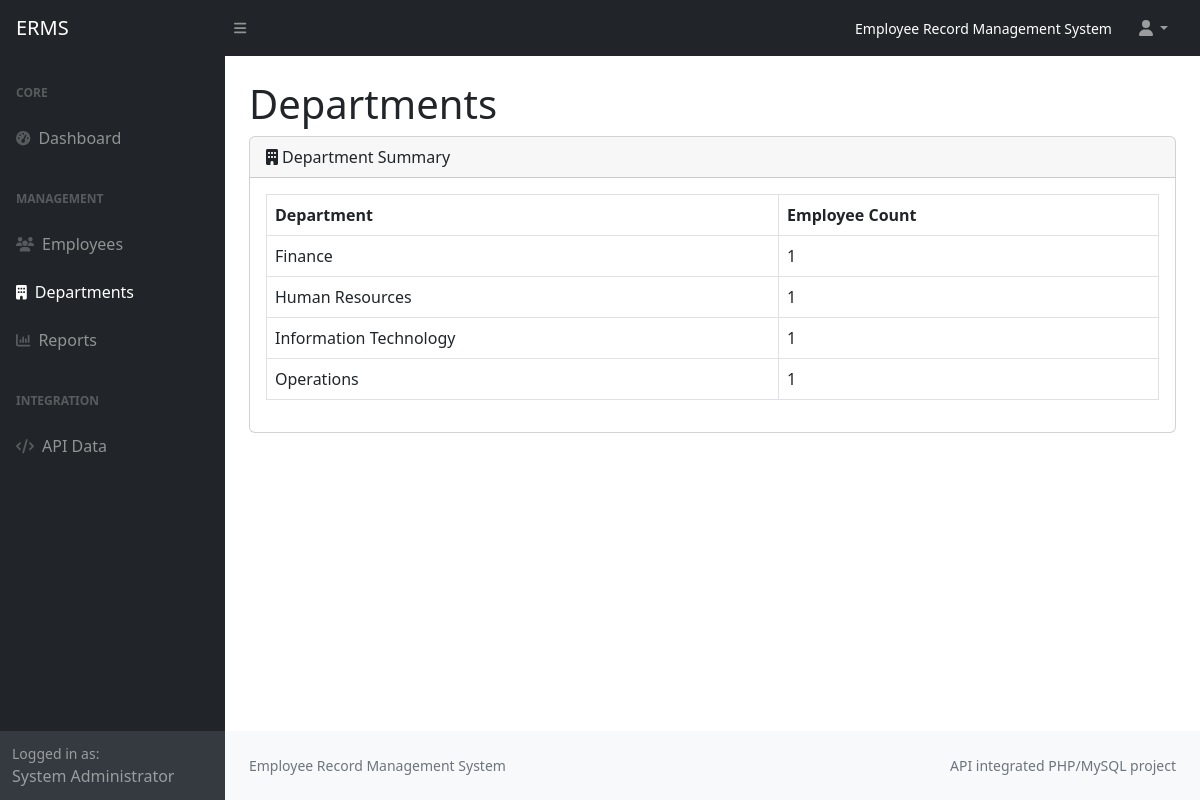
The page /departments/index.php (signed in) on the database its author committed.
### tables this page shows
CREATE TABLE departments (
    id INT AUTO_INCREMENT PRIMARY KEY,
    name VARCHAR(100) NOT NULL UNIQUE,
    created_at TIMESTAMP DEFAULT CURRENT_TIMESTAMP
);

### includes/helpers.php (called while the page is built, shortened)
<?php
function e(?string $value): string
{
    return htmlspecialchars((string) $value, ENT_QUOTES, 'UTF-8');
}
?>

### departments/index.php (the view, shortened to what this page needs)
<?php
require_once __DIR__ . '/../config/database.php';
require_once __DIR__ . '/../includes/helpers.php';
$stmt = $pdo->query('SELECT departments.id, departments.name, COUNT(employees.id) AS employee_count FROM departments LEFT JOIN employees ON departments.id = employees.department_id GROUP BY departments.id, departments.name ORDER BY departments.name');
$departments = $stmt->fetchAll();
require __DIR__ . '/../includes/header.php';
require __DIR__ . '/../includes/sidebar.php';
?>
<main><div class="container-fluid px-4"><h1 class="mt-4">Departments</h1><div class="card mb-4"><div class="card-header"><i class="fas fa-building me-1"></i>Department Summary</div><div class="card-body table-responsive"><table class="table table-bordered"><thead><tr><th>Department</th><th>Employee Count</th></tr></thead><tbody><?php foreach ($departments as $department): ?><tr><td><?= e($department['name']) ?></td><td><?= e($department['employee_count']) ?></td></tr><?php endforeach; ?></tbody></table></div></div></div></main>
<?php require __DIR__ . '/../includes/footer.php'; ?>

### rows shown on the page
departments: name "Finance", employee_count "1"
departments: name "Human Resources", employee_count "1"
departments: name "Information Technology", employee_count "1"
departments: name "Operations", employee_count "1"

### other values the page prints
current_user_name() "System Administrator"
